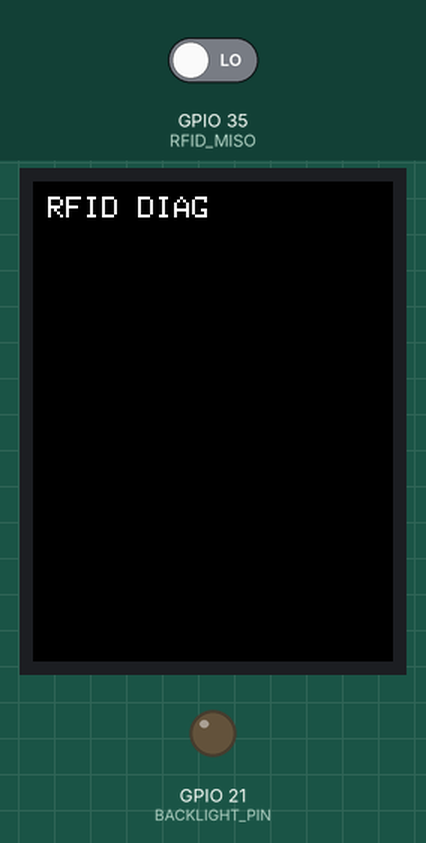
Bench run of a sketch on a simulated ESP32. Parts: 240×320 colour display, output pins drawn as LEDs (lit = HIGH). The inputs (shaded band) are chosen by the test bench; at power-on: GPIO 35 (RFID_MISO) LOW. Pins used as bus, display or sensor lines are not drawn; what the sketch prints to the serial monitor is not drawn.

Above: at 0.3 s.
At 1.1 s:
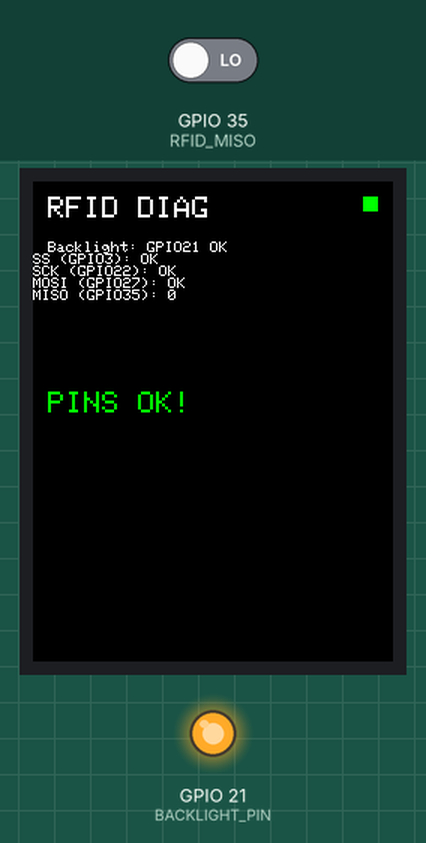
At 2.1 s:
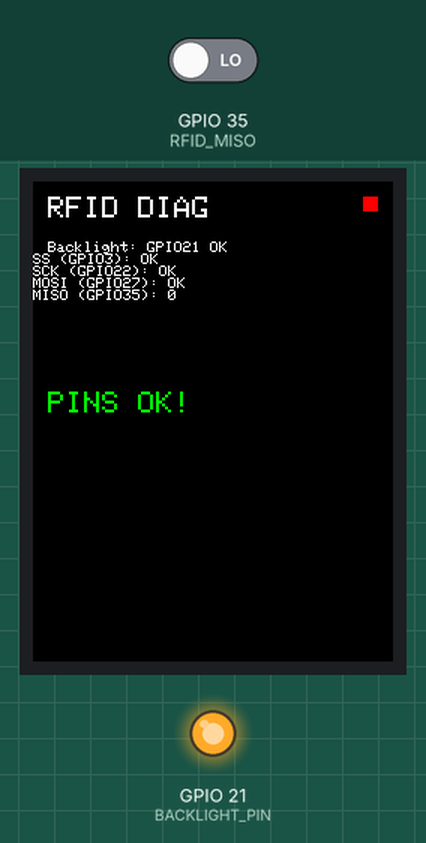

Measured:
- what the display in image 1 shows lasts 1.0 s, from 1.0 s to 2.0 s

The sketch:

rfid-diagnostic.ino
```cpp
// RFID Diagnostic - Step by step verification
// Tests each component individually

#include <TFT_eSPI.h>

TFT_eSPI tft = TFT_eSPI();

// Pin definitions
#define BACKLIGHT_PIN 21
#define RFID_SCK  22
#define RFID_MOSI 27
#define RFID_MISO 35
#define RFID_SS   3

void setup() {
    Serial.begin(115200);

    // Wait for serial with timeout
    unsigned long start = millis();
    while (!Serial && millis() - start < 3000) {
        delay(10);
    }

    Serial.println("\n\n========================================");
    Serial.println("RFID Pin Diagnostic v1.0");
    Serial.println("========================================");

    // Initialize display first
    Serial.println("\n[1] Initializing display...");
    tft.begin();
    tft.fillScreen(TFT_BLACK);
    tft.setTextColor(TFT_WHITE, TFT_BLACK);
    tft.setTextSize(2);
    tft.setCursor(10, 10);
    tft.println("RFID DIAG");
    Serial.println("    Display OK");

    // Test backlight
    Serial.println("\n[2] Testing backlight on GPIO21...");
    pinMode(BACKLIGHT_PIN, OUTPUT);
    digitalWrite(BACKLIGHT_PIN, LOW);
    delay(500);
    digitalWrite(BACKLIGHT_PIN, HIGH);
    Serial.println("    Backlight OK (should be ON now)");

    tft.setCursor(10, 40);
    tft.setTextSize(1);
    tft.println("Backlight: GPIO21 OK");

    // Test each RFID pin individually
    Serial.println("\n[3] Testing RFID pins individually...");

    // Test SS (GPIO3)
    Serial.println("    Testing SS (GPIO3)...");
    pinMode(RFID_SS, OUTPUT);
    digitalWrite(RFID_SS, HIGH);
    delay(10);
    digitalWrite(RFID_SS, LOW);
    delay(10);
    digitalWrite(RFID_SS, HIGH);
    Serial.println("      GPIO3 responds OK");
    tft.println("SS (GPIO3): OK");

    // Test SCK (GPIO22)
    Serial.println("    Testing SCK (GPIO22)...");
    pinMode(RFID_SCK, OUTPUT);
    for(int i = 0; i < 10; i++) {
        digitalWrite(RFID_SCK, HIGH);
        delayMicroseconds(10);
        digitalWrite(RFID_SCK, LOW);
        delayMicroseconds(10);
    }
    Serial.println("      GPIO22 responds OK");
    tft.println("SCK (GPIO22): OK");

    // Test MOSI (GPIO27) - the problematic one
    Serial.println("    Testing MOSI (GPIO27)...");
    pinMode(RFID_MOSI, OUTPUT);
    for(int i = 0; i < 10; i++) {
        digitalWrite(RFID_MOSI, HIGH);
        delayMicroseconds(10);
        digitalWrite(RFID_MOSI, LOW);
        delayMicroseconds(10);
    }
    Serial.println("      GPIO27 responds OK");
    tft.println("MOSI (GPIO27): OK");

    // Test MISO (GPIO35) - input only
    Serial.println("    Testing MISO (GPIO35)...");
    pinMode(RFID_MISO, INPUT);
    int misoState = digitalRead(RFID_MISO);
    Serial.printf("      GPIO35 reads: %d\n", misoState);
    tft.printf("MISO (GPIO35): %d\n", misoState);

    Serial.println("\n[4] Pin test complete!");
    Serial.println("    All pins respond correctly");

    tft.setCursor(10, 140);
    tft.setTextSize(2);
    tft.setTextColor(TFT_GREEN, TFT_BLACK);
    tft.println("PINS OK!");

    Serial.println("\n========================================");
    Serial.println("Diagnostic complete - entering loop");
    Serial.println("========================================\n");
}

void loop() {
    static unsigned long lastPrint = 0;
    static int count = 0;

    if (millis() - lastPrint > 1000) {
        lastPrint = millis();
        Serial.printf("Alive: %d seconds\n", ++count);

        // Toggle an indicator
        static bool state = false;
        state = !state;
        tft.fillRect(220, 10, 10, 10, state ? TFT_GREEN : TFT_RED);
    }
}
```
